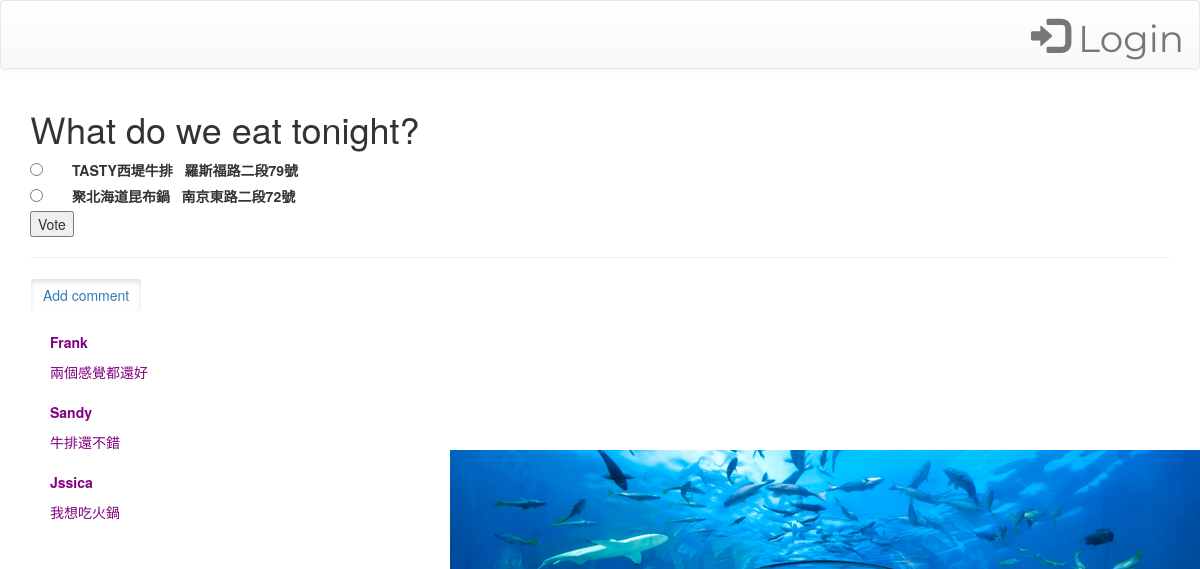
Page /polls/1/ on the earlier database version.
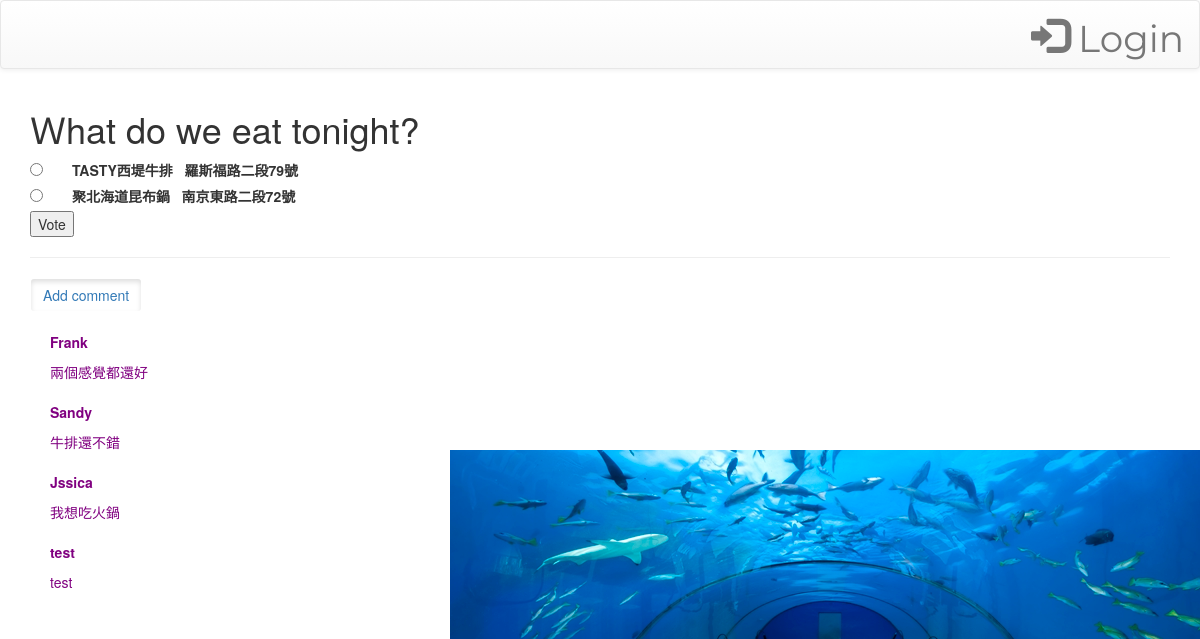
Same page on the later database version.
### polls/models.py (models this page shows, shortened)
class Choice(models.Model):
    question = models.ForeignKey(Question, on_delete=models.CASCADE)
    choice_text = models.CharField(max_length=200)
    votes = models.IntegerField(default=0)
    location= models.CharField(max_length=200,null=True,blank=True)

class Comment(models.Model):
    author= models.CharField(max_length=10)
    text= models.CharField(max_length=100)
    create_date= models.DateTimeField(default=timezone.now)

### polls/views.py (the view)
def detail(request, question_id):
    question = get_object_or_404(Question, pk=question_id)
    all_comment_list= Comment.objects.all()
    return render(request, 'polls/details.html', {'question': question, 'all_comment_list':all_comment_list})

### polls/templates/polls/details.html (shortened to what this page needs)
{% extends "base.html" %}
{% load static %}
{% block content %}
<link rel="stylesheet" type="text/css" href="{% static 'polls/style.css' %}" />
<h1>{{ question.question_text }}</h1>
<form action="{% url 'polls:vote' question.id %}" method="post">
{% for choice in question.choice_set.all %}
    <input type="radio" name="choice" id="choice{{ forloop.counter }}" value="{{ choice.id }}" />
    <label for="choice{{ forloop.counter }}">{{ choice.choice_text }}
    {% if choice.location %}
      &nbsp;&nbsp;{{choice.location}}
    {% endif %}
    </label><br/>
{% endfor %}
<input type="submit" value="Vote" /><br/>
</form>
<hr/>
<a href="{% url 'polls:post' question.id %}"  class="btn btn-outline-info active" role="button">Add comment</a>
{% for comment in all_comment_list %}
    <div class="comment">
        <strong>{{ comment.author }}</strong>
        <p>{{ comment.text|linebreaks }}</p>
    </div>
{% empty %}
    <p>No comments here yet :(</p>
{% endfor %}
{% endblock %}

Differences in the rows shown:
added Comment: author "test", text "test"
